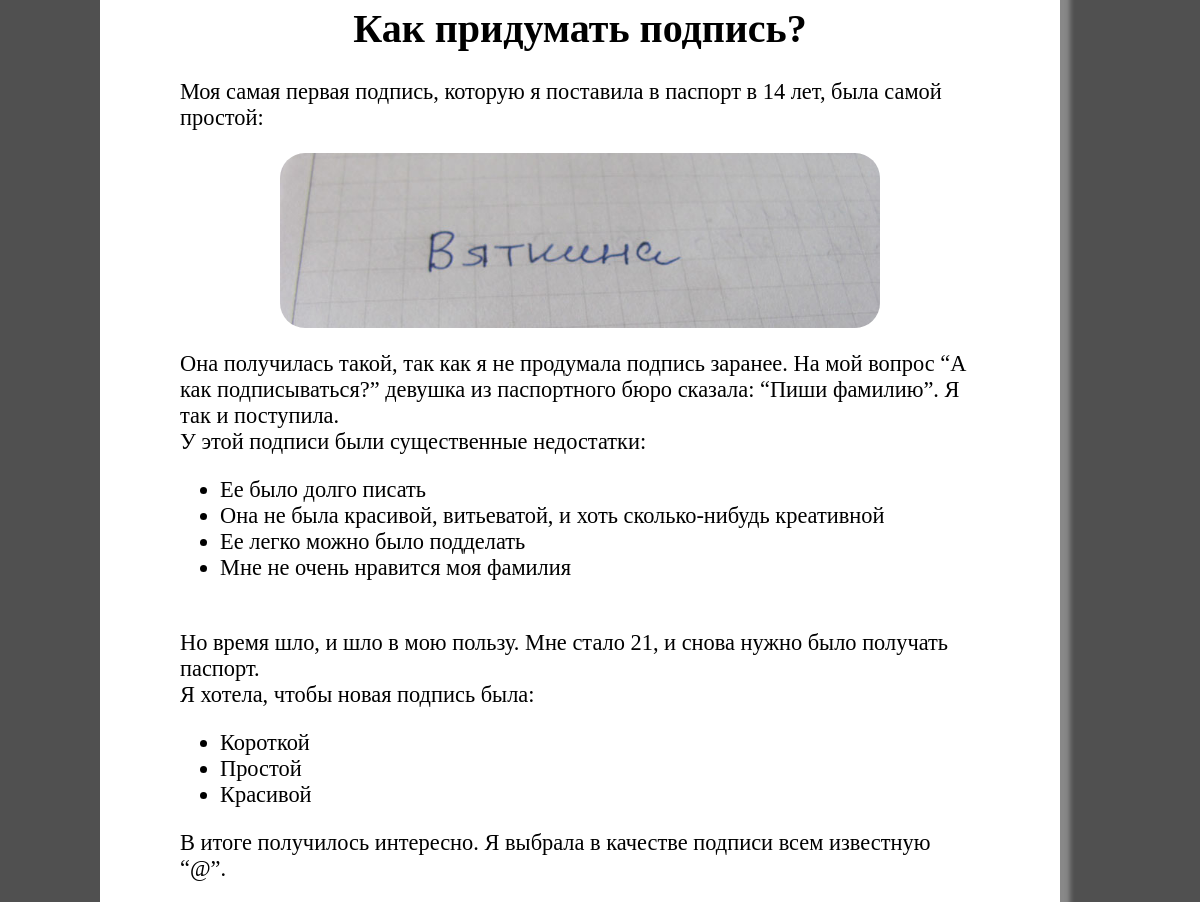
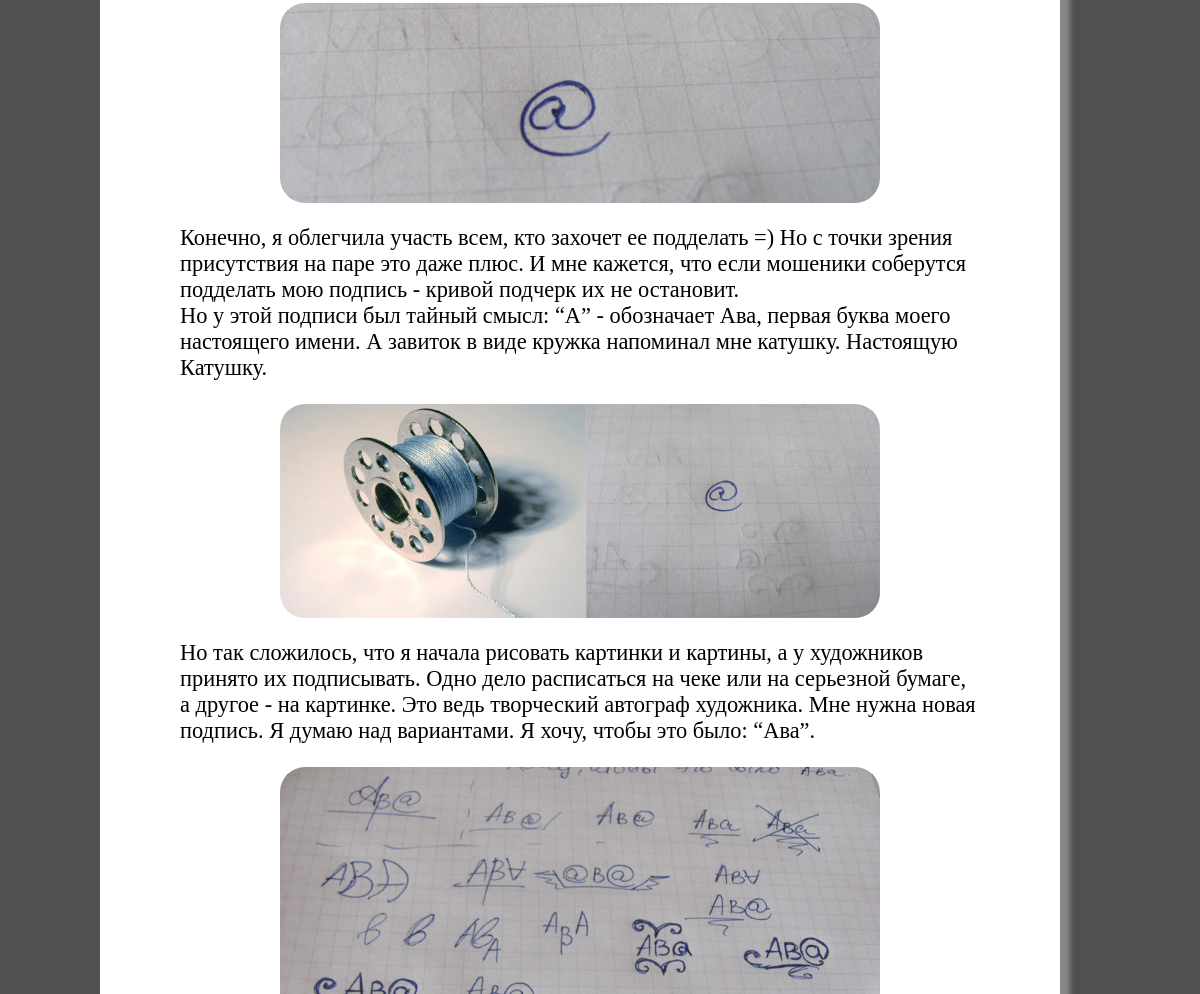
/blog/view/how-create-handwrite (middle part), run on an earlier commit of the app's database (2 pictures, top to bottom).
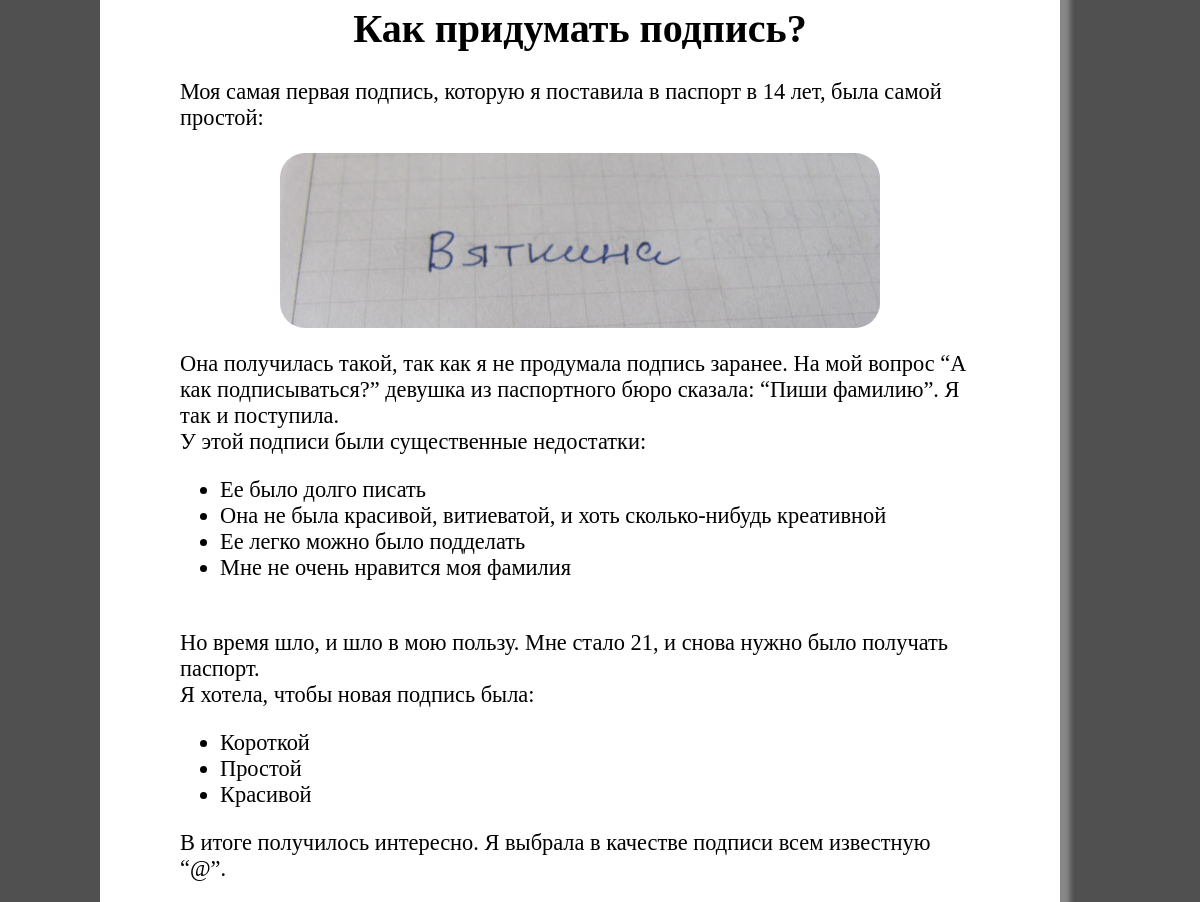
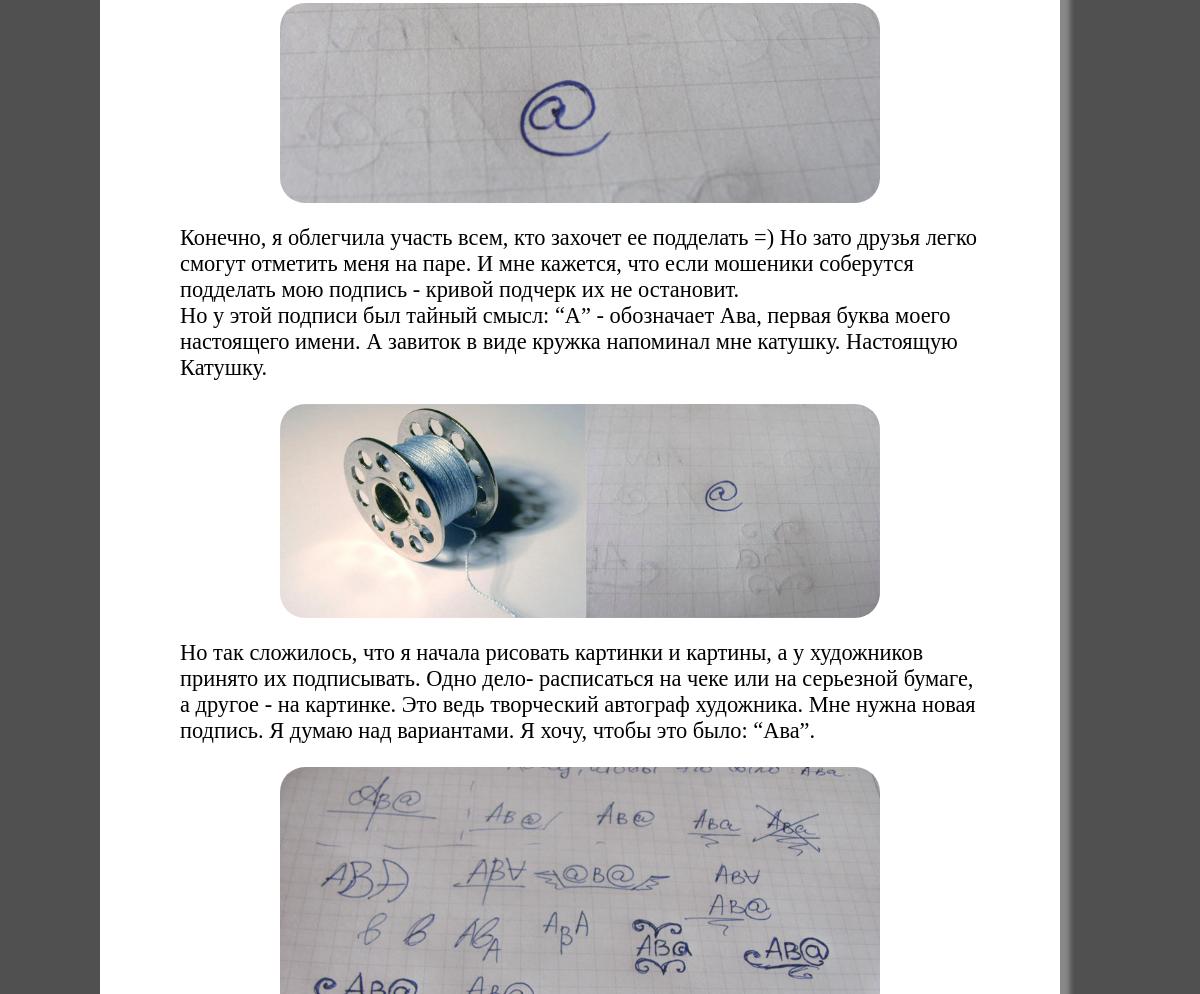
And on a later commit of the database (2 pictures, top to bottom).
### blog/models.py (models this page shows)
class ImageBlock(models.Model):
    alt = models.CharField(max_length=200)
    post = models.ForeignKey(Post)
    image = models.ImageField(upload_to=post_path)

class TextBlock(models.Model):
    text = models.TextField()
    post = models.ForeignKey(Post)

### blog/views.py (the view)
def view_post(request, slug):
    citates = list(Citate.objects.all())
    shuffle(citates)
    return render_to_response('view_post.html', {'post': get_object_or_404(Post, slug=slug), 'citates': citates})

### blog/templatetags/blog_extras.py (called while the page is built)
@register.filter(name='zip')
def zip_lists(a, b):
    return zip(a, b)

### blog/templates/view_post.html (shortened to what this page needs)
{% extends 'base.html' %}
{% block content %}
    {% load blog_extras %}
    {% load static %}
    <div class="layout-positioner bordered">
        <div class="article-column">
            {% for image,text in post.imageblock_set.all|zip:post.textblock_set.all %}
                {% if forloop.first %}
                    <h1>{{ post.title }}</h1>
                    <p>{{ text.text|safe }}</p>
                {% else %}
                    <img class="post-img" src="{{ image.image.url }}" alt="{{ image.alt }}">
                    <p>{{ text.text|safe }}</p>
                {% endif %}
            {% endfor %}
        </div>
    </div>
{% endblock %}

What changed in the data, as far as the page shows it:
changed through a linked row, ImageBlock: text "…Она не была красивой, витьеватой, и хоть сколько-нибудь креативной…" → "…Она не была красивой, витиеватой, и хоть сколько-нибудь креативной…"
changed through a linked row, ImageBlock: text "…ее подделать =) Но с точки зрения присутствия на паре это даже плюс. И мне кажется, что…" → "…ее подделать =) Но зато друзья легко смогут отметить меня на паре. И мне кажется, что…"
changed through a linked row, ImageBlock: text "…принято их подписывать. Одно дело расписаться на чеке или…" → "…принято их подписывать. Одно дело- расписаться на чеке или…"
